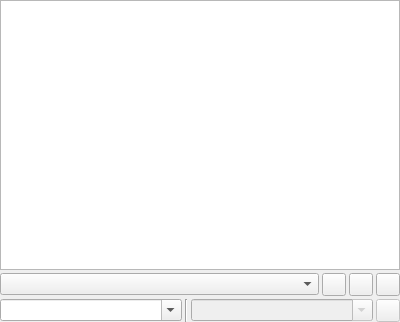
<?xml version="1.0" encoding="UTF-8"?>
<ui version="4.0">
 <class>IrcNetworkWidget</class>
 <widget class="QWidget" name="IrcNetworkWidget">
  <property name="geometry">
   <rect>
    <x>0</x>
    <y>0</y>
    <width>400</width>
    <height>322</height>
   </rect>
  </property>
  <property name="windowTitle">
   <string/>
  </property>
  <layout class="QVBoxLayout" name="verticalLayout">
   <property name="spacing">
    <number>3</number>
   </property>
   <property name="margin">
    <number>0</number>
   </property>
   <item>
    <widget class="QTextBrowser" name="messages">
     <property name="contextMenuPolicy">
      <enum>Qt::CustomContextMenu</enum>
     </property>
     <property name="toolTip">
      <string>Shows the network messages</string>
     </property>
     <property name="tabChangesFocus">
      <bool>true</bool>
     </property>
     <property name="openLinks">
      <bool>false</bool>
     </property>
    </widget>
   </item>
   <item>
    <layout class="QHBoxLayout" name="horizontalLayout_2">
     <item>
      <widget class="QComboBox" name="networkCombo">
       <property name="toolTip">
        <string>Select a network to connect to</string>
       </property>
      </widget>
     </item>
     <item>
      <widget class="QToolButton" name="connectButton">
       <property name="toolTip">
        <string>Press to connect to the selected network</string>
       </property>
       <property name="text">
        <string/>
       </property>
      </widget>
     </item>
     <item>
      <widget class="QToolButton" name="awayButton">
       <property name="toolTip">
        <string>Press to set the user status to AWAY</string>
       </property>
       <property name="text">
        <string/>
       </property>
      </widget>
     </item>
     <item>
      <widget class="QToolButton" name="editButton">
       <property name="toolTip">
        <string>Press to edit the networks</string>
       </property>
       <property name="text">
        <string/>
       </property>
      </widget>
     </item>
    </layout>
   </item>
   <item>
    <layout class="QHBoxLayout" name="horizontalLayout">
     <item>
      <widget class="QComboBox" name="nickCombo">
       <property name="sizePolicy">
        <sizepolicy hsizetype="Expanding" vsizetype="Fixed">
         <horstretch>0</horstretch>
         <verstretch>0</verstretch>
        </sizepolicy>
       </property>
       <property name="toolTip">
        <string>Select a nick name for the channel</string>
       </property>
       <property name="editable">
        <bool>true</bool>
       </property>
      </widget>
     </item>
     <item>
      <widget class="Line" name="line">
       <property name="orientation">
        <enum>Qt::Vertical</enum>
       </property>
      </widget>
     </item>
     <item>
      <widget class="QComboBox" name="channelCombo">
       <property name="enabled">
        <bool>false</bool>
       </property>
       <property name="sizePolicy">
        <sizepolicy hsizetype="Expanding" vsizetype="Fixed">
         <horstretch>0</horstretch>
         <verstretch>0</verstretch>
        </sizepolicy>
       </property>
       <property name="toolTip">
        <string>Enter the channel to join</string>
       </property>
       <property name="editable">
        <bool>true</bool>
       </property>
      </widget>
     </item>
     <item>
      <widget class="QToolButton" name="joinButton">
       <property name="enabled">
        <bool>false</bool>
       </property>
       <property name="toolTip">
        <string>Press to join the channel</string>
       </property>
       <property name="text">
        <string/>
       </property>
      </widget>
     </item>
    </layout>
   </item>
  </layout>
 </widget>
 <tabstops>
  <tabstop>networkCombo</tabstop>
  <tabstop>connectButton</tabstop>
  <tabstop>awayButton</tabstop>
  <tabstop>editButton</tabstop>
  <tabstop>nickCombo</tabstop>
  <tabstop>channelCombo</tabstop>
  <tabstop>joinButton</tabstop>
  <tabstop>messages</tabstop>
 </tabstops>
 <resources/>
 <connections/>
</ui>
